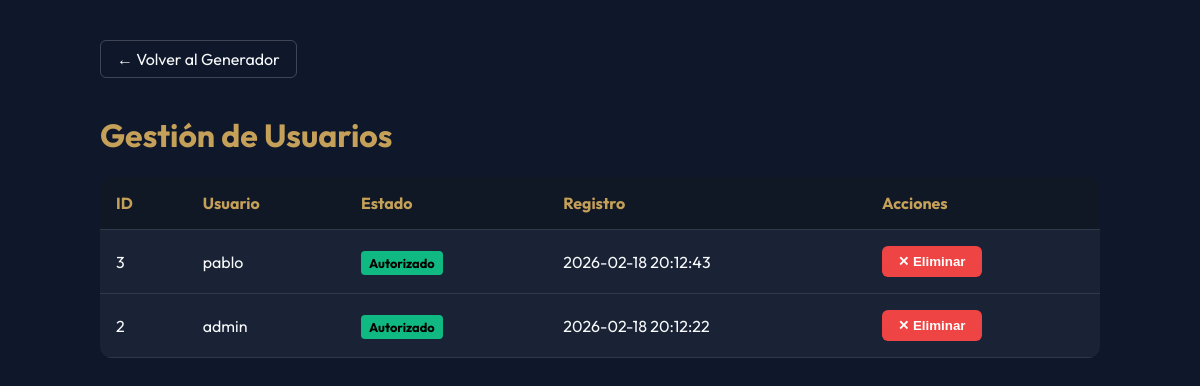
The app's page /admin/users (signed in) with its own data.
### tables this page shows
CREATE TABLE users (
                    id INTEGER PRIMARY KEY AUTOINCREMENT,
                    username TEXT UNIQUE NOT NULL,
                    password_hash TEXT NOT NULL,
                    is_authorized INTEGER DEFAULT 0,
                    is_admin INTEGER DEFAULT 0,
                    created_at TEXT
                );

### app.py (the view, shortened to what this page needs)
@app.route('/admin/users', methods=['GET', 'POST'])
@login_required
def manage_users():
    if not session.get('is_admin'):
        flash('Acceso denegado', 'error')
        return redirect(url_for('index'))
    try:
        with sqlite3.connect(DB_NAME) as conn:
            conn.row_factory = sqlite3.Row
            cursor = conn.cursor()
            cursor.execute("SELECT * FROM users ORDER BY created_at DESC")
            users = cursor.fetchall()
        return render_template('users.html', users=users)
    except Exception as e:
        return f"Error accessing users: {e}"

### app.py (called while the page is built)
def login_required(f):
    @wraps(f)
    def decorated_function(*args, **kwargs):
        if 'user' not in session:
            return redirect(url_for('login'))
        return f(*args, **kwargs)
    return decorated_function

### templates/users.html (shortened to what this page needs)
<!DOCTYPE html>
<html lang="es">
<head>
</head>
<body>
    <div class="container">
        <a href="/" class="nav-link">← Volver al Generador</a>
        <h1>Gestión de Usuarios</h1>
        <table>
            <thead>
                <tr>
                    <th>ID</th>
                    <th>Usuario</th>
                    <th>Estado</th>
                    <th>Registro</th>
                    <th>Acciones</th>
                </tr>
            </thead>
            <tbody>
                {% for user in users %}
                <tr>
                    <td>{{ user.id }}</td>
                    <td>{{ user.username }}</td>
                    <td>
                        {% if user.is_authorized %}
                        <span class="badge badge-authorized">Autorizado</span>
                        {% else %}
                        <span class="badge badge-pending">Pendiente</span>
                        {% endif %}
                    </td>
                    <td>{{ user.created_at }}</td>
                    <td class="actions">
                        <form method="POST" style="display:inline;"
                            onsubmit="return confirm('¿Seguro que deseas eliminar a {{ user.username }}?');">
                            <button type="submit" class="btn btn-delete">✕ Eliminar</button>
                        </form>
                    </td>
                </tr>
                {% else %}
                <tr>
                    <td colspan="5" style="text-align: center;">No hay usuarios registrados.</td>
                </tr>
                {% endfor %}
            </tbody>
        </table>
    </div>
</body>
</html>

### templates/users.html (style rules this page uses)
:root { --primary: #c5a059; --bg-dark: #0f172a; --text-main: #f8fafc; --success: #10b981; --error: #ef4444; --glass-bg: rgba(30, 41, 59, 0.7); }
body { background: var(--bg-dark); color: var(--text-main); font-family: 'Outfit', sans-serif; padding: 2rem; }
.container { max-width: 1000px; margin: 0 auto; }
h1 { color: var(--primary); }
table { width: 100%; border-collapse: collapse; background: var(--glass-bg); border-radius: 12px; overflow: hidden; margin-top: 1rem; }
th, td { padding: 1rem; text-align: left; border-bottom: 1px solid rgba(255, 255, 255, 0.1); }
th { background: rgba(0, 0, 0, 0.3); color: var(--primary); }
.badge { padding: 0.25rem 0.5rem; border-radius: 4px; font-size: 0.8rem; font-weight: bold; }
.badge-authorized { background: var(--success); color: #000; }
.btn { border: none; padding: 0.5rem 1rem; border-radius: 6px; cursor: pointer; font-weight: bold; transition: opacity 0.2s; }
.btn-delete { background: var(--error); color: #fff; }
.actions { display: flex; gap: 0.5rem; }
.nav-link { display: inline-block; margin-bottom: 1rem; color: var(--text-main); text-decoration: none; border: 1px solid rgba(255, 255, 255, 0.2); padding: 0.5rem 1rem; border-radius: 6px; }

### records on screen
users: id "3", username "pablo", is_authorized "Autorizado", created_at "2026-02-18 20:12:43"
users: id "2", username "admin", is_authorized "Autorizado", created_at "2026-02-18 20:12:22"
